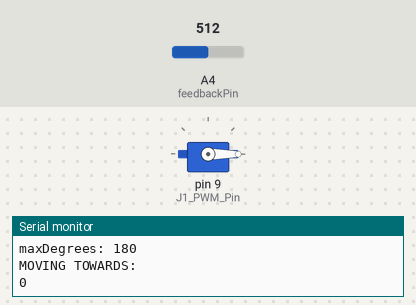
A sketch run on a simulated Arduino Uno, built with avr-gcc and run on an emulated ATmega328P. Shown: servo, the last lines printed to the serial monitor. The test bench sets the inputs (shaded band); at power-on: A4 (feedbackPin) = 512.

Above: at 5.05 s.
At 10.0 s:
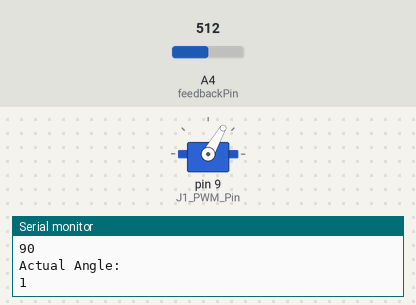
Timing chart, 0 to 11.5 s (numbered marks = the images above):
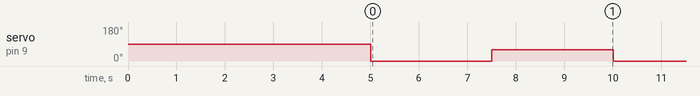

Measured:
- by itself, servo on pin 9 (J1_PWM_Pin): alternates 60° for 2.5 s and 0° for 2.5 s

The sketch:

ArmbotJr_DFR_single_servo.ino
```cpp
#include <Servo.h>
#include <SPI.h>
#include <Wire.h>


Servo J1;

// Control and feedback pins
int J1_PWM_Pin = 9;
int feedbackPin = A4;


// Calibration values
int minDegrees;
int maxDegrees;
int minFeedback;
int maxFeedback;
int tolerance = 1; // max feedback measurement error


int DFR_max = 615;
int DFR_min = 125;


void calibrate(Servo servo, int analogPin, int minPos, int maxPos)
{
  // Move to the minimum position and record the feedback value
  servo.writeMicroseconds(inMicro(minPos));
  minDegrees = (minPos);
  delay(1000); // make sure it has time to get there and settle
  minFeedback = analogRead(analogPin);
  Serial.println("Actual Min: ");
  Serial.println(getPos(feedbackPin));


  // Move to the maximum position and record the feedback value
  servo.writeMicroseconds(inMicro(maxPos));
  maxDegrees = (maxPos);
  delay(1000); // make sure it has time to get there and settle
  maxFeedback = analogRead(analogPin);
    Serial.println("Actual Max: ");
    Serial.println(getPos(feedbackPin));

  Serial.println("Motor Calibrated");
  Serial.print("minDegrees: ");
  Serial.println(minDegrees);
  Serial.print("maxDegrees: ");
  Serial.println(maxDegrees);

  delay(3000);

}

void moveTo(int goal){
  if(goal > maxDegrees || goal < minDegrees){
    Serial.println("OUT OF BOUNDS");
    return;
  }
  Serial.println("MOVING TOWARDS: ");
  Serial.println(goal);

  goal = inMicro(goal);
  J1.writeMicroseconds(goal);
    delay(1000);
  Serial.println("Actual Angle: ");
  Serial.println(getPos(feedbackPin));
    delay(500);
}

int inDeg(int in){
  return abs(map(in, 495, 2505, 0, 270));
}
int inMicro(int in){
  return abs(map(in, 0, 270, 495, 2505));
}
int getPos(int analogPin){
  return abs(map(analogRead(analogPin), minFeedback, maxFeedback, minDegrees, maxDegrees));
}

void setup()
{

  Serial.begin(9600);
  J1.attach(J1_PWM_Pin, DFR_min, DFR_max);

  calibrate(J1, feedbackPin, 0, 180);  // calibrate for the mechanical joint range

}


void loop()
{

moveTo(0);
delay(1000);
moveTo(90);
delay(1000);


}
```
